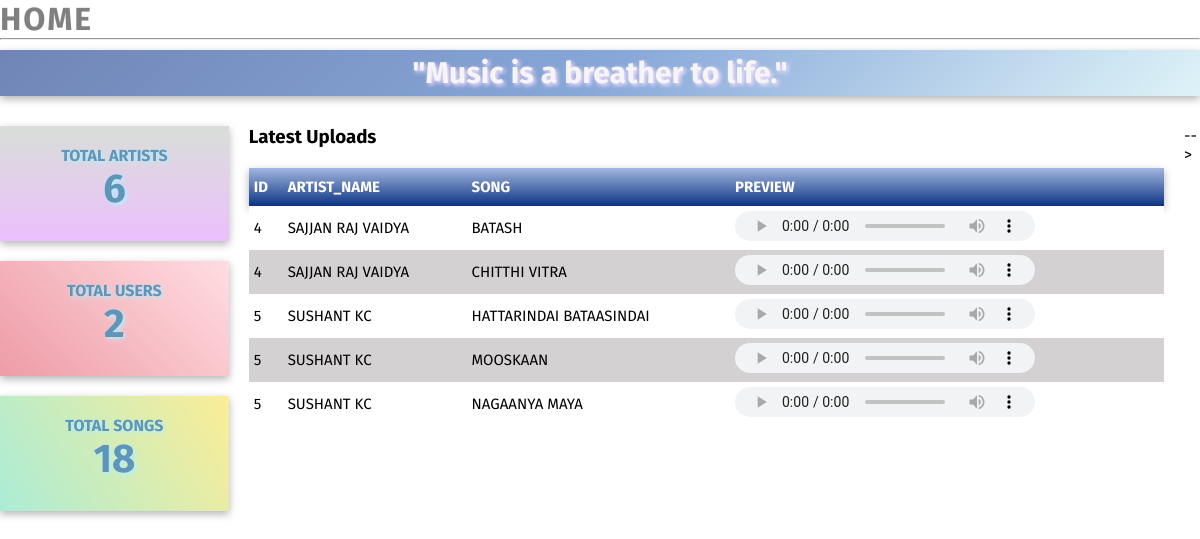
The page /admin/admin_home.php (signed in) on the database its author committed.
### tables this page shows
CREATE TABLE `song` (
  `song_id` int(100) NOT NULL,
  `artist_id` int(100) DEFAULT NULL,
  `album_id` int(50) NOT NULL,
  `genre_id` int(50) NOT NULL,
  `song_title` varchar(100) NOT NULL,
  `duration` int(50) NOT NULL,
  `song` text NOT NULL,
  `image` varchar(100) NOT NULL,
  `view_count` int(11) NOT NULL
);

CREATE TABLE `artist` (
  `artist_id` int(100) NOT NULL,
  `first_name` varchar(50) NOT NULL,
  `last_name` varchar(50) NOT NULL,
  `email` varchar(50) NOT NULL,
  `password` varchar(100) NOT NULL,
  `address` varchar(50) NOT NULL,
  `bio` varchar(500) NOT NULL,
  `picture` varchar(50) NOT NULL
);

### admin/admin_home.php (the view, shortened to what this page needs)
<?php
	include "connection.php";
  if(isset($_SESSION["admin_email"])){
?>
<!DOCTYPE html>
<html>
	<head>
		<link href='https://unpkg.com/boxicons@2.0.7/css/boxicons.min.css' rel='stylesheet'>
		<link rel="stylesheet" type="text/css" href="css/modal.css?v=<?php echo time();?>">
		<link rel="stylesheet" type="text/css" href="css/admin_home.css?v=<?php echo time();?>">
		<link rel="stylesheet" type="text/css" href="css/admin_table.css?v=<?php echo time();?>">
	</head>
	<body>
		<div class="text">
			<h1>HOME</h1>
			<hr>
		</div>
		<div class="quote">
				"Music is a breather to life."
			</div>
		<div class="main">
		<div class="container">
			<div class="total_donor">
				<h4>TOTAL ARTISTS </h4>
				<?php
					$sql = "SELECT COUNT(artist_id) FROM artist GROUP BY artist_id ";
					$result = mysqli_query($conn, $sql);
						$counter=mysqli_num_rows($result);
				?>
				<span class="number"><?php echo $counter; ?></span>
			</div>
			<div class="total_users">
				<h4>TOTAL USERS </h4>
				<?php
					$sql = "SELECT * FROM user  ";
					$result = mysqli_query($conn, $sql);
						$counter=mysqli_num_rows($result);
				?>
				<span class="number"><?php echo $counter; ?></span>
			</div>
			<div class="total_requests">
				<h4>TOTAL SONGS </h4>
				<?php
					$sql = "SELECT * FROM song  ";
					$result = mysqli_query($conn, $sql);
						$counter=mysqli_num_rows($result);
				?>
				<span class="number"><?php echo $counter; ?></span>
			</div>
		</div>
		<div class="tables">
			<div class="feedbacks">
				<h3>Latest Uploads</h3>
				<div class="my_table">
				<table>
					<thead>
						<tr>
							<th>ID</th>
							<th>ARTIST_NAME</th>
							<th>SONG</th>
							<th>PREVIEW</th>
						</tr>
					</thead>
					<tbody>
						<?php
							$sql = "SELECT * FROM song  JOIN artist ON song.artist_id = artist.artist_id  LIMIT 5";
								$result = mysqli_query($conn, $sql);
								if (mysqli_num_rows($result) > 0) {
									while($row = mysqli_fetch_assoc($result)) {
						?>
						<tr>
							<td><?php echo $row["artist_id"]; ?></td>
							<td><?php echo $row["first_name"]?> <?php echo $row["last_name"];?></td>
							<td><?php echo $row["song_title"]; ?></td>
							<td><audio preload="auto" controls style="height:30px; width:300px;">
                                <source src="http://localhost/Sonzz/one-music-gh-pages/artist/<?php echo $row['song'] ;?>">
                            </audio></td>
						</tr>
						<?php
						  }
							} else {
								 echo "0 results";
									}
						?>
					</tbody>
				</table>
			</div>
			</div>
			</div> -->
		</div>
	</body>
</html>
<?php
  }
  else{
	echo mysqli_error($conn);
  }
  ?>

### admin/css/modal.css (style rules this page uses)
* { padding: 0px; margin: 0px; box-sizing: border-box; font-family: 'Fira Sans', sans-serif; }

### admin/css/admin_home.css (style rules this page uses)
* { padding: 0px; margin: 0px; box-sizing: border-box; font-family: 'Fira Sans', sans-serif; }
body { width: 100%; }
.quote { text-align: center; font-size: 30px; font-weight: bold; color: whitesmoke; box-shadow: 0px 3px 8px 0px rgb(0,0,0,0.3) ; background-image: linear-gradient(-225deg, #7085B6 0%, #87A7D9 50%, #DEF3F8 100%); text-shadow: 2px 2px 4px rgb(254, 225, 255); margin-top: 10px; padding: 5px 10px; }
.main { display: flex; flex-direction: row; grid-gap: 20px; width: 100%; margin-top: 30px; }
.container { display: flex; flex-direction: column; grid-gap: 20px; width: 25%; }
.total_donee,.total_donor,.total_users,.total_requests { padding: 20px; background-color: red; text-align: center; color: rgb(94, 149, 184); text-shadow: 2px 2px 4px rgb(176, 239, 255); width: 100%; font-weight: bold; height: 115px; }
.total_donor { background-image: linear-gradient(to top, #ebc0fd 0%, #d9ded8 100%); box-shadow: 0px 3px 8px 0px rgb(0,0,0,0.3) ; }
.total_users { background-image: linear-gradient(45deg, #ee9ca7 0%, #ffdde1 100%); box-shadow: 0px 3px 8px 0px rgb(0,0,0,0.3) ; }
.total_requests { background-image: linear-gradient(60deg, #abecd6 0%, #fbed96 100%); box-shadow: 0px 3px 8px 0px rgb(0,0,0,0.3) ; }
.number { font-weight: bold; font-size: 40px; }
.tables { display: flex; flex-direction: column; grid-gap: 20px; width: 100%; }
.feedbacks,.donors { width: 100%; }

### admin/css/admin_table.css (style rules this page uses)
* { padding: 0px; margin: 0px; box-sizing: border-box; font-family: 'Fira Sans', sans-serif; }
.text h1 { color: gray; text-align: Left; letter-spacing: 2px; }
.text hr { width: 100%; }
.my_table { margin-top: 20px; width: 100%; position: relative; }
table { width:100%; font-size: 15px; border-collapse: collapse; }
table thead { background-image: linear-gradient(to top, #0c3483 0%, #a2b6df 100%, #6b8cce 100%, #a2b6df 100%); box-shadow: 0px 3px 8px 0px rgb(0,0,0,0.3) ; }
table thead th { padding: 10px 5px; color: white; }
table th, table td { text-align: left; text-transform: uppercase; border: 0; }
table td { text-align: justify; padding: 5px; font-size: 15px; }
table tbody tr td { border: none; }
table tbody tr { background-color: #fff; transition: 0.3s ease-in-out; }
table tbody tr:nth-child(even) { background-color: rgb(211, 209, 209); }

### rows shown on the page
song: artist.artist_id "4", artist.first_name "SAJJAN RAJ", artist.last_name "VAIDYA", song_title "BATASH"
song: artist.artist_id "4", artist.first_name "SAJJAN RAJ", artist.last_name "VAIDYA", song_title "CHITTHI VITRA"
song: artist.artist_id "5", artist.first_name "SUSHANT", artist.last_name "KC", song_title "HATTARINDAI BATAASINDAI"
song: artist.artist_id "5", artist.first_name "SUSHANT", artist.last_name "KC", song_title "MOOSKAAN"
song: artist.artist_id "5", artist.first_name "SUSHANT", artist.last_name "KC", song_title "NAGAANYA MAYA"

### other values the page prints
$counter "6"
$counter "2"
$counter "18"
